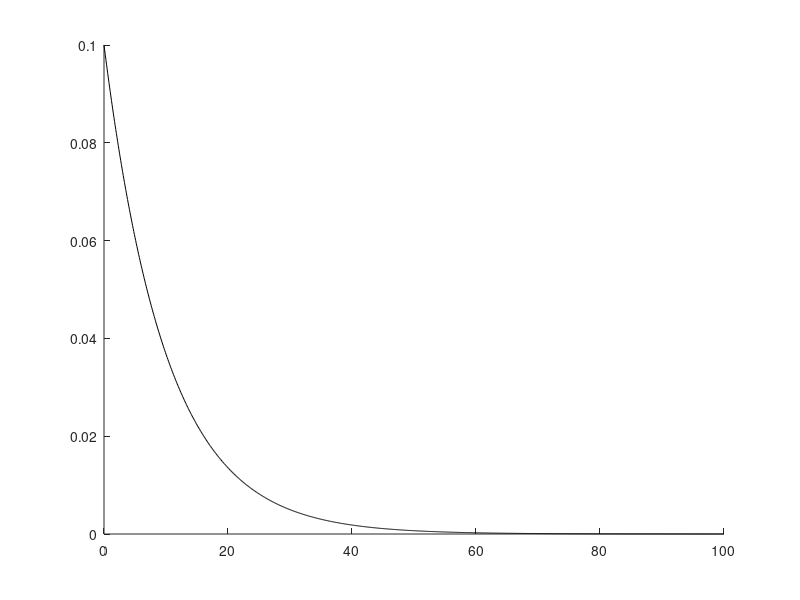

This figure's MATLAB source: (Note: this script raises an error after producing the figure.)
l = exprnd(10,10000,1);
pd = fitdist(l,'exponential');
randvar = reshape(l',1,numel(l))';
l = 0:0.1:100;
m = exppdf(l,10);
hold on
plot(l,m,'k');
ComputePdf(randvar);
xlim([-40 50]);
ylim([0 .12]);
hold off